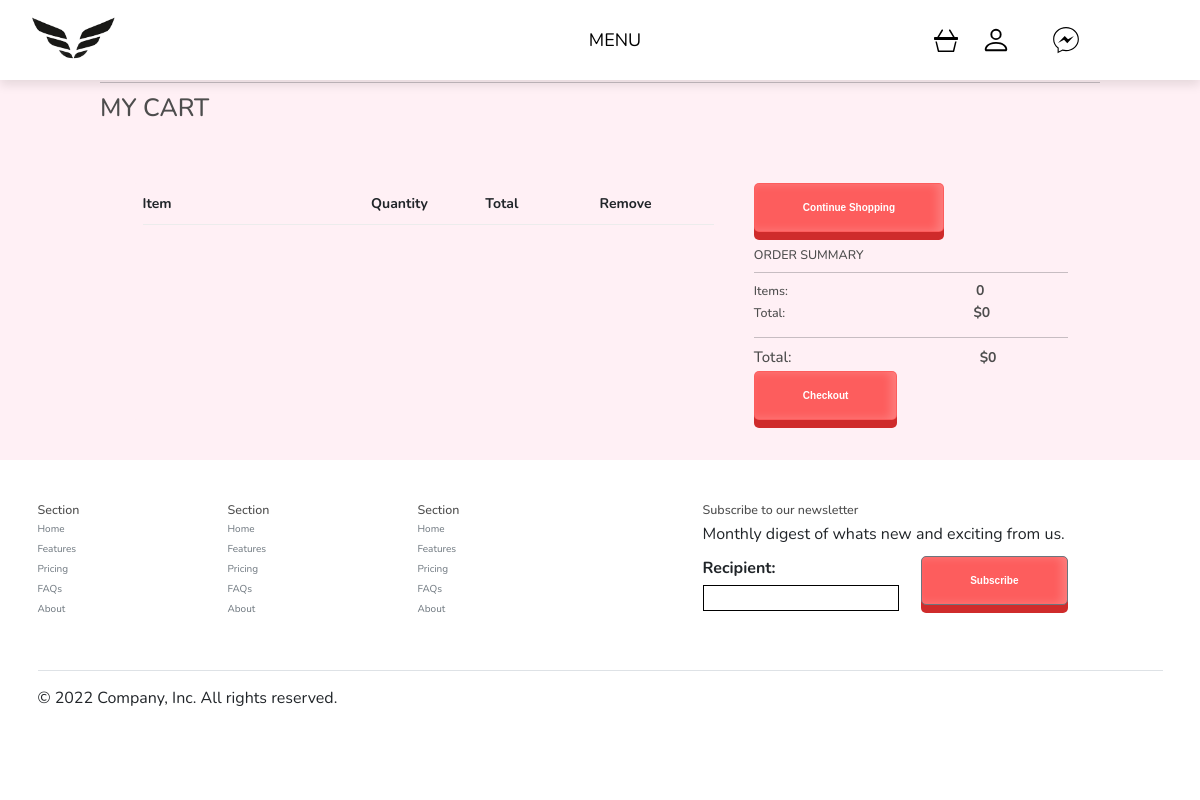
Before: /cart/ (signed in) with the older database file.
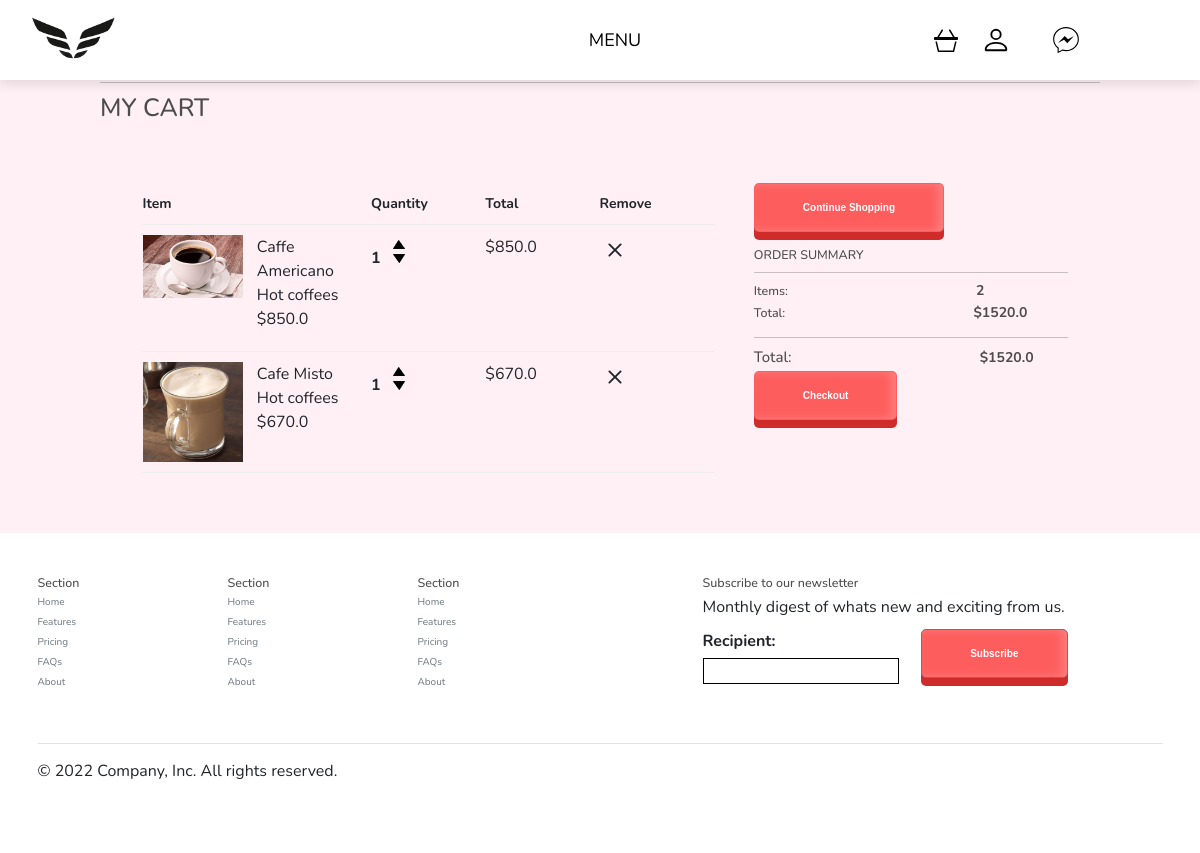
After: the same page with the newer database file.
### shop/models.py (models this page shows, shortened)
class Order(models.Model):
    customer = models.ForeignKey(Customer, on_delete=models.SET_NULL, null=True, blank=True)
    date_ordered = models.DateTimeField(auto_now_add=True)
    complete = models.BooleanField(default=False)
    order_id = models.CharField(max_length=100, null=True)
    @property
    def get_cart_total(self):
        orderitems = self.orderitem_set.all()
        total = sum([item.get_total for item in orderitems])
        return total
    @property
    def get_cart_items(self):
        orderitems = self.orderitem_set.all()
        total = sum([item.quantity for item in orderitems])
        return total

class OrderItem(models.Model):
    product = models.ForeignKey(Product,on_delete=models.SET_NULL,null=True)
    order = models.ForeignKey(Order, on_delete=models.SET_NULL, null=True)
    quantity = models.IntegerField(default=0,null=True,blank=True)
    date_added = models.DateTimeField(auto_now_add=True)
    @property
    def get_total(self):
        total = self.product.price * self.quantity
        return total

class Product(models.Model):
    category = models.ForeignKey(Category,on_delete=models.CASCADE,null=True)
    name = models.CharField(max_length=200, null=True)
    price = models.FloatField()
    image = models.ImageField(null=True,blank=True)
    slug = models.SlugField(max_length=200,unique=True,null=True)
    description = models.TextField(blank=True)
    @property
    def imageURL(self):
        try:
            url = self.image.url
        except:
            url = ''
        return url

class Category(models.Model):
    name = models.CharField(max_length=200, null=True)
    slug = models.SlugField(max_length=200,unique=True)

### shop/views.py (the view)
# urls.py: path('cart/',views.cart, name="cart"),
def cart(request):
    data = cartData(request)
    order = data['order']
    items = data['items']
    form = sendEmail(request)
    context = {
        'form':form,
        'title': 'Cart',
        'items':items,
        'order': order
    }
    return render(request, 'shop/cart.html', context )

### shop/forms.py
class EmailForm(forms.Form):
    recipient = forms.EmailField()

### shop/utils.py (called while the page is built)
def cartData(request):
    if request.user.is_authenticated:
        customer = request.user.customer
        order, created = Order.objects.get_or_create(customer=customer, complete= False)
        items = order.orderitem_set.all()
        cartItems = order.get_cart_items
    else:
        cookieData = cookieCart(request)
        cartItems = cookieData['cartItems']
        order = cookieData['order']
        items = cookieData['items']
    return {'cartItems':cartItems,'order':order,'items':items}

def sendEmail(request,message = 'Thank you!'):
    form = EmailForm()
    message = message
    if request.method == 'POST':
        form = EmailForm(request.POST)
        if form.is_valid():
            cd = form.cleaned_data
            subject = "Subscribing to our news"
            message = message
            send_mail(subject, message,
                      settings.DEFAULT_FROM_EMAIL, [cd['recipient']])
    else:
          form = EmailForm()
    return form

### shop/templates/shop/cart.html (shortened to what this page needs)
{% extends 'shop/main.html' %}
{% load static %}
{% block content %}
	<div id="main">
		<hr>
		<h1>MY CART</h1>
		<br>
		<div class="row">
			<div class="col-lg-12">
				<div class="box-element">
					<div class="cart-row">
						<div style="flex:2"><strong>Item</strong></div>
						<div style="flex:1"><strong>Quantity</strong></div>
						<div style="flex:1"><strong>Total</strong></div>
						<div style="flex:1"><strong>Remove</strong></div>
					</div>
					{% for item in items %}
					<div class="cart-row">
						<div style="flex:1"><img class="row-image" src="{{item.product.imageURL}}"></div>
						<div style="flex:1; margin-bottom:0%">
							<p style="margin-bottom:0%">{{item.product.name}}</p>
							<p style="margin-bottom:0%">{{item.product.category.name}}</p>
							<p>${{item.product.price}} </p>
						</div>
						<div style="flex:1">
							<p class="quantity">{{item.quantity}}</p>
							<div class="quantity">
								<img  data-product="{{item.product.id}}" data-action="add" class="chg-quantity update-cart" src="{% static  'images/arrow-up.png' %}">
								<img data-product="{{item.product.id}}" data-action="remove"  class="chg-quantity update-cart" src="{% static  'images/arrow-down.png' %}">
							</div>
						</div>
						<div style="flex:1"><p>${{item.get_total}}</p></div>
						<div style="flex:1">
							<svg xmlns="http://www.w3.org/2000/svg" data-product="{{item.product.id}}" data-action="delete" width="30" height="30" fill="currentColor" class="bi bi-x update-cart" viewBox="0 0 16 16">
								<path d="M4.646 4.646a.5.5 0 0 1 .708 0L8 7.293l2.646-2.647a.5.5 0 0 1 .708.708L8.707 8l2.647 2.646a.5.5 0 0 1-.708.708L8 8.707l-2.646 2.647a.5.5 0 0 1-.708-.708L7.293 8 4.646 5.354a.5.5 0 0 1 0-.708z"/>
							</svg>
						</div>
					</div>
					{% endfor %}
				</div>
				<br>
				<div class="box-element1">
					<a class="btn"  href="{% url 'shops:shop' %}">Continue Shopping</a>
					<br>
					<br>
					<h5>ORDER SUMMARY</h5>
					<hr>
					<div >
						<div style="display: flex;">
							<h5 style="margin-right: 60%;">Items:</h5>
							<h5><strong>{{order.get_cart_items}}</strong></h5>
						</div>
						<div style="display: flex;"><h5 style="margin-right: 60%;">Total:</h5><h5><strong>${{order.get_cart_total}}</strong></h5></div>
					</div>
					<hr>
					<div>
						<div style="display: flex;">
							<h4 style="margin-right: 60%;">Total:</h4>
							<h4><strong>${{order.get_cart_total}}</strong></h4>
						</div>
						<a class="btn" href="{% url 'shops:checkout' %}">Checkout</a>
					</div>
				</div>
			</div>
		</div>
	</div>
{% endblock %}

### shop/templates/shop/main.html (shortened to what this page needs)
{% load static %}
<!DOCTYPE html>
<html lang="en">
<head>
    <link rel="stylesheet" href="https://maxcdn.bootstrapcdn.com/bootstrap/3.4.1/css/bootstrap.min.css">
    <link rel="stylesheet" type="text/css" href="{% static 'css/main.css' %}"/>
    <link href="https://cdn.jsdelivr.net/npm/bootstrap@5.1.3/dist/css/bootstrap.min.css" rel="stylesheet">
</head>
<body>
    <header class="header">
        <div class="main-header">
            <div class="logo" style="width: 25%; margin-left: 15px;">
                <a href="{% url 'shops:basic' %}" style="color: black;text-decoration: none;"><img style="width: 120px" src="{% static 'images/logo.png' %}"></a>
            </div>
            <div class="center" style= "width: 50%; text-align: center;">
                <a href="{% url 'shops:shop' %}"class="a1">MENU</a>
            </div>
            <div class="basket">
              <a class="sites" href="{% url 'shops:cart' %}">
              </a>
            </div>
            <div>
                <a href="{% url 'shops:register' %}"class="a1" >
                </a>
            </div>
            <div>
                <a href="{% url 'sending:dashboard' %}" class="a1">
                </a>
            </div>
        </div>
      </header>
      <main id="content">
          {% block content %}
          {% endblock %}
      </main>
<div class="container">
    <footer class="py-5">
      <div class="row" style="--bs-gutter-x: 1.5rem;
      --bs-gutter-y: 0;
      display: flex;
      flex-wrap: wrap;
      margin-top: calc(-1 * var(--bs-gutter-y));
      margin-right: calc(-.5 * var(--bs-gutter-x));
      margin-left: calc(-.5 * var(--bs-gutter-x));">
        <div class="col-2">
            <h5>Section</h5>
            <ul class="nav flex-column">
                <li class="nav-item mb-2"><a href="#" class="nav-link p-0 text-muted">Home</a></li>
                <li class="nav-item mb-2"><a href="#" class="nav-link p-0 text-muted">Features</a></li>
                <li class="nav-item mb-2"><a href="#" class="nav-link p-0 text-muted">Pricing</a></li>
                <li class="nav-item mb-2"><a href="#" class="nav-link p-0 text-muted">FAQs</a></li>
                <li class="nav-item mb-2"><a href="#" class="nav-link p-0 text-muted">About</a></li>
            </ul>
            </div>
            <div class="col-2">
            <h5>Section</h5>
            <ul class="nav flex-column">
                <li class="nav-item mb-2"><a href="#" class="nav-link p-0 text-muted">Home</a></li>
                <li class="nav-item mb-2"><a href="#" class="nav-link p-0 text-muted">Features</a></li>
                <li class="nav-item mb-2"><a href="#" class="nav-link p-0 text-muted">Pricing</a></li>
                <li class="nav-item mb-2"><a href="#" class="nav-link p-0 text-muted">FAQs</a></li>
                <li class="nav-item mb-2"><a href="#" class="nav-link p-0 text-muted">About</a></li>
            </ul>
            </div>
            <div class="col-2">
            <h5>Section</h5>
            <ul class="nav flex-column">
                <li class="nav-item mb-2"><a href="#" class="nav-link p-0 text-muted">Home</a></li>
                <li class="nav-item mb-2"><a href="#" class="nav-link p-0 text-muted">Features</a></li>
                <li class="nav-item mb-2"><a href="#" class="nav-link p-0 text-muted">Pricing</a></li>
                <li class="nav-item mb-2"><a href="#" class="nav-link p-0 text-muted">FAQs</a></li>
                <li class="nav-item mb-2"><a href="#" class="nav-link p-0 text-muted">About</a></li>
            </ul>
            </div>
            <div class="col-4 offset-1">
            <form method="post">
                    <h5>Subscribe to our newsletter</h5>
                    <p>Monthly digest of whats new and exciting from us.</p>
                    <div class="d-flex w-100 gap-2" style="display: flex;">
                    {% csrf_token %}{{form.as_p}}
                    <div class="text-center">
                        <input
                        type="submit"
                        class="btn btn-secondary subscribe"
                        style="width: 100%; margin-bottom: 50px;"
                        value="Subscribe"
                        />
                    </div>
                </div>
            </form>
            </div>
      </div>
      <div class="d-flex justify-content-between py-4 my-4 border-top">
        <p>&copy; 2022 Company, Inc. All rights reserved.</p>
        <ul class="list-unstyled d-flex">
          <li class="ms-3"><a class="link-dark" href="#"><svg class="bi" width="24" height="24"><use xlink:href="#twitter"/></svg></a></li>
          <li class="ms-3"><a class="link-dark" href="#"><svg class="bi" width="24" height="24"><use xlink:href="#instagram"/></svg></a></li>
          <li class="ms-3"><a class="link-dark" href="#"><svg class="bi" width="24" height="24"><use xlink:href="#facebook"/></svg></a></li>
        </ul>
      </div>
    </footer>
</div>
</body>
</html>

### shop/static/css/main.css (style rules this page uses)
* { font-family: 'Nunito', sans-serif; margin:0; padding:0; box-sizing: border-box; outline: none; border:none; text-decoration: none; transition: .2s linear; }
.a1 { color: black; text-decoration: none; padding-left: 20px; padding-right: 20px; font-size: large; }
.main-header { display: flex; align-items: center; height: 80px; }
.sites { color: black; padding-left: 16px; }
.header { position: fixed; top: 0; left: 0; right: 0; background-color: var(--white); box-shadow: var(--box-shadow); z-index: 1000; }
:root { --red: #e74c3c; --black: #333; --white: #fff; --light-bg: #f5f5f5; --light-color: #666; --border: .1rem solid var(--light-color); --box-shadow: 0 .5rem 1rem rgba(0,0,0,.1); }
#content { padding:0 100px; overflow:hidden; background-color: lavenderblush; margin-top: 6%; }
#main { float:left; width: 96%; margin-right:-220px; overflow:hidden; display: contents; }
body { background-color: hsl(0, 0%, 98%); }
h1,h2,h3,h4,h5,h6 { color:hsl(0, 0%, 30%); }
.box-element { box-shadow:hsl(0, 0%, 80%) 0 0 16px; background-color: #fff; border-radius: 4px; padding: 10px; }
.col-lg-4, .col-lg-6, .col-lg-8, .col-lg-12 { margin-top: 10px; }
.btn { border-radius: 0; }
.row-image { width: 100px; }
.cart-row { display: flex; align-items: flex-stretch; padding-bottom: 10px; margin-bottom: 10px; border-bottom: 1px solid #ececec; }
.quantity { display: inline-block; font-weight: 700; padding-right:10px; }
.chg-quantity { width: 12px; cursor: pointer; display: block; margin-top: 5px; transition:.1s; }
.row { --bs-gutter-x: 1.5rem; --bs-gutter-y: 0; display: flex; flex-wrap: wrap; margin-top: calc(-1 * var(--bs-gutter-y)); margin-right: calc(-.5 * var(--bs-gutter-x)); margin-left: calc(-.5 * var(--bs-gutter-x)); }
.col-2 { flex: 0 0 auto; width: 16.66666667%; }
.d-flex p input { border: black 1px solid; }

### shop/templates/shop/cart.html (style rules this page uses)
.col-lg-12 { display: flex; padding: 40px; }
.box-element { width: 75%; box-shadow: none; background-color: lavenderblush; }
.box-element1 { width: 40%; margin-left: 30px; }
#main { height: 700px; padding-top: 50px; }
.btn { display: inline-block; background-color: #fd5d5d; padding: 16px 48px; text-decoration: none; font-family: Helvetica; font-weight: bold; color: #fff; border-radius: 5px; box-shadow: 0 8px 0 #cf2b2b, inset -5px 0 10px rgba(255, 255, 255, 0.2); transition: all 0.3s; }
p { font-size: 16px; }
strong { font-size: 14px; }
.container { margin-top: 1%; }

Changed rows visible on the page:
added OrderItem: product.imageURL (picture), product.name "Caffe Americano", product.category.name "Hot coffees", product.price "850.0", quantity "1", get_total "850.0"
added OrderItem: product.imageURL (picture), product.name "Cafe Misto", product.category.name "Hot coffees", product.price "670.0", quantity "1", get_total "670.0"
changed Order: get_cart_items "0" → "2"; get_cart_total "0" → "1520.0"
